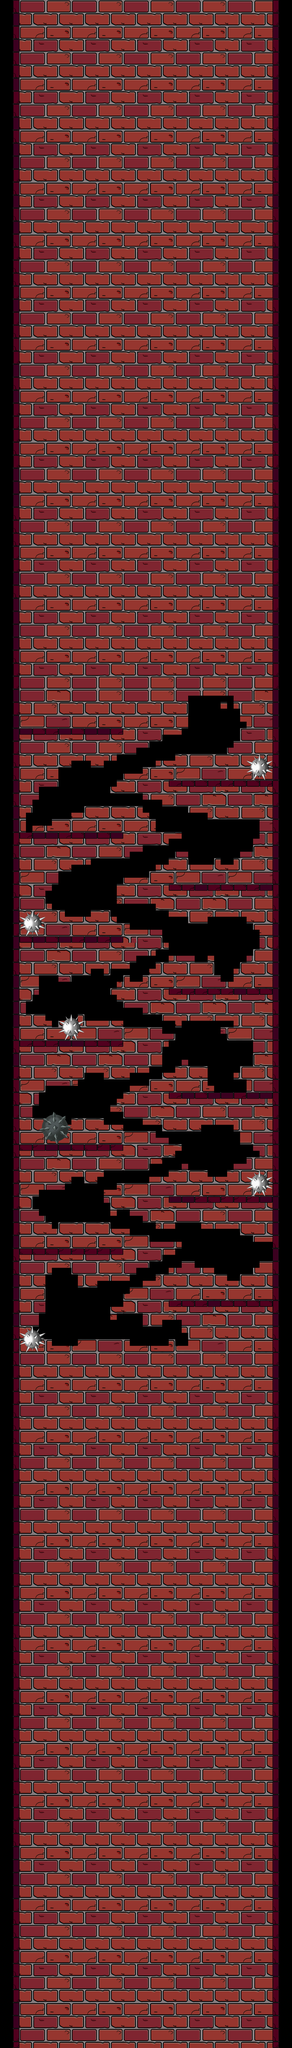

This is a level from a 2D game, rendered from its Tiled map with the project's own tilesets. A one-line summary and the map file follow, with tile-layer data summarised:
An orthogonal 45x315 tile map with 32x32 px tiles, 4 tile layers (background, walls, teleports, dead_things), 2 tilesets and 27 objects.

<map version="1.9" tiledversion="1.9.2" orientation="orthogonal" renderorder="right-down" width="45" height="315" tilewidth="32" tileheight="32" infinite="0" nextlayerid="21" nextobjectid="138">
 <tileset firstgid="1" source="map_sprite.tsx" />
 <tileset firstgid="1025" source="../map_sprite.tsx" />
 <layer id="17" name="background" width="45" height="315">
  <data>[14175 cells, 0 non-empty, 0 distinct tile ids]</data>
 </layer>
 <layer id="3" name="walls" width="45" height="315">
  <data>[14175 cells, 11600 non-empty, 135 distinct tile ids]</data>
 </layer>
 <layer id="4" name="teleports" width="45" height="315">
  <data>[14175 cells, 0 non-empty, 0 distinct tile ids]</data>
 </layer>
 <layer id="2" name="dead_things" width="45" height="315">
  <data>[14175 cells, 105 non-empty, 41 distinct tile ids]</data>
 </layer>
 <objectgroup id="7" name="walls">
  <object id="34" x="-128" y="0" width="224" height="10080" />
  <object id="35" x="1344" y="4" width="222" height="10076" />
 </objectgroup>
 <objectgroup id="13" name="walls_inside_tower">
  <object id="122" x="64" y="3584" width="544" height="32" />
  <object id="123" x="832" y="3840" width="544" height="32" />
  <object id="124" x="64" y="4096" width="544" height="32" />
  <object id="125" x="832" y="4352" width="544" height="32" />
  <object id="126" x="64" y="4608" width="544" height="32" />
  <object id="127" x="832" y="4864" width="544" height="32" />
  <object id="128" x="64" y="5120" width="544" height="32" />
  <object id="129" x="832" y="5376" width="544" height="32" />
  <object id="130" x="64" y="5632" width="544" height="32" />
  <object id="131" x="832" y="5888" width="544" height="32" />
  <object id="132" x="64" y="6144" width="544" height="32" />
  <object id="133" x="832" y="6400" width="544" height="32" />
  <object id="136" x="736" y="4768" width="32" height="64">
   <properties>
    <property name="t" type="bool" value="false" />
   </properties>
  </object>
 </objectgroup>
 <objectgroup id="6" name="coins">
  <object id="98" x="1224" y="6296" width="64" height="64" />
  <object id="99" x="1266" y="5304" width="64" height="64" />
  <object id="100" x="124" y="4008" width="64" height="64" />
  <object id="135" x="448" y="5568" width="64" height="64" />
 </objectgroup>
 <objectgroup id="5" name="dead_things">
  <object id="103" x="1216" y="5760" width="128" height="128" />
  <object id="104" x="96" y="6528" width="128" height="128" />
  <object id="105" x="288" y="4992" width="128" height="128" />
  <object id="106" x="96" y="4480" width="128" height="128" />
  <object id="107" x="1216" y="3712" width="128" height="128" />
  <object id="134" x="192" y="5472" width="160" height="160" />
 </objectgroup>
 <objectgroup id="8" name="moving_beams" />
 <objectgroup id="9" name="walking_enemies">
  <object id="137" x="992" y="4800" width="64" height="64">
   <properties>
    <property name="right" type="bool" value="false" />
   </properties>
  </object>
 </objectgroup>
 <objectgroup id="11" name="spins">
  <object id="102" x="130" y="4948" width="64" height="64" />
 </objectgroup>
 <objectgroup id="14" name="body_parts_restorer" />
 <objectgroup id="15" name="dragons" />
 <objectgroup id="16" name="hounter" />
 <objectgroup id="18" name="changing_pos_beams" />
 <objectgroup id="19" name="spider_webs" />
 <objectgroup id="20" name="teleports" />
</map>
